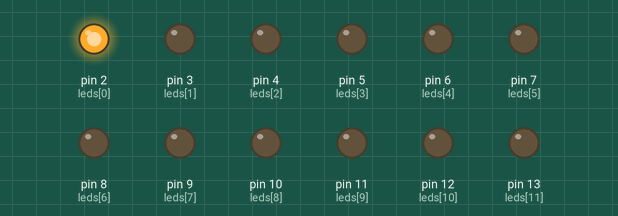
Recording of a sketch running on a simulated Arduino Uno, built with avr-gcc and run on an emulated ATmega328P. Parts: output pins drawn as LEDs (lit = HIGH).

Above: at 0.05 s.
At 4.95 s:
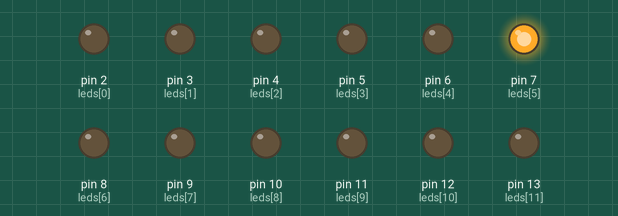
At 9.95 s:
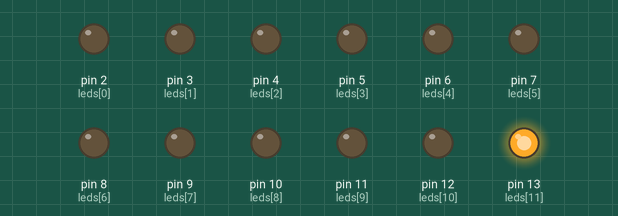
At 19.95 s:
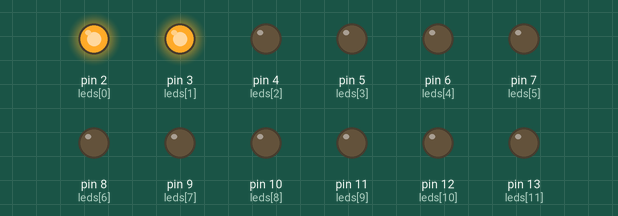
At 29.85 s:
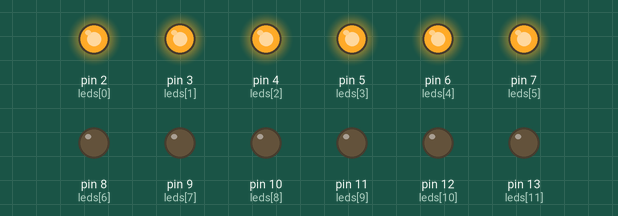
At 39.85 s:
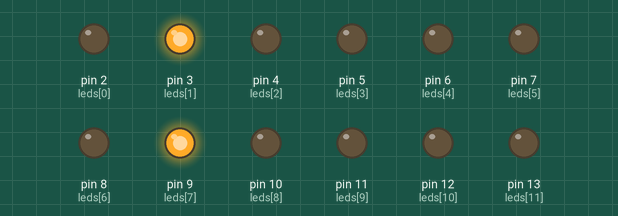
Timing chart, 0 to 40.0 s (numbered marks = the images above):
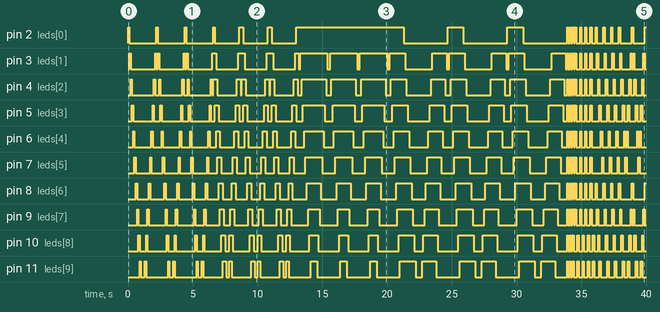

The sketch:

KidoLighting_-_LEDs_Code.ino
```cpp
// KidoLighting - The LED's Circuit
// MDes in Digital Future, OCAD University
// Emotive Objects Project - Creation & Computation Course, Nick Pucket
// Mona Safari, Victoria Gottardi, Firaas Khan


#define t 100
void setup() {
  for (byte a = 2; a <= 13; a++) {
    pinMode(a, OUTPUT);
  }
}

void loop() {
  Pattern1(2);
  Pattern2(2);
  Pattern3(2);
  Pattern4(2);
  Pattern5(2);
  Pattern6(2);
  Pattern7(2);
  Pattern8(2);

}
void Pattern1(byte a) {
  for (byte j = 0; j <= a; j++) {
    for (byte i = 2; i <= 13; i++) {
      digitalWrite(i, HIGH);
      delay(t);
      digitalWrite(i, LOW);
    }
    for (byte z = 12; z > 2; z--) {
      digitalWrite(z, HIGH);
      delay(t);
      digitalWrite(z, LOW);
    }
  }

}
void Pattern2(byte a) {
  for (byte j = 0; j <= a; j++) {
    for (byte i = 2; i <= 13; i++) {
      digitalWrite(i, HIGH);
      digitalWrite(i + 1, HIGH);
      digitalWrite(i + 2, HIGH);
      delay(t);
      digitalWrite(i, LOW);
      digitalWrite(i - 1, LOW);
      digitalWrite(i - 2, LOW);
    }
    for (byte z = 12; z > 2; z--) {
      digitalWrite(z, HIGH);
      digitalWrite(z - 1, HIGH);
      digitalWrite(z - 2, HIGH);
      delay(t);
      digitalWrite(z, LOW);
      digitalWrite(z - 1, LOW);
      digitalWrite(z - 2, LOW);
    }
  }

}
void Pattern3(byte a) {
  for (byte j = 0; j <= a; j++) {
    for (byte i = 2; i <= 13; i++) {
      digitalWrite(i, HIGH);
      delay(t);
    }
    for (byte z = 13; z > 2; z--) {
      digitalWrite(z, LOW);
      delay(t);
    }
  }
}
void Pattern4(byte a) {
  for (byte j = 0; j <= a; j++) {
    for (byte i = 2; i <= 13; i++) {
      digitalWrite(i, HIGH);
      delay(t);
    }
    for (byte x = 2; x <= 13; x++) {
      digitalWrite(x, LOW);
      delay(t);
    }
    for (byte y = 13; y > 2; y--) {
      digitalWrite(y, HIGH);
      delay(t);
    }
    for (byte z = 13; z > 2; z--) {
      digitalWrite(z, LOW);
      delay(t);
    }
  }
}
void Pattern5(byte a) {
  for (byte j = 0; j <= a; j++) {
    int leds [12] = {2, 3, 4, 5, 6, 7, 8, 9, 10, 11, 12, 13};
    for (byte i = 0; i <= 13; i++) {
      digitalWrite(leds[i], HIGH);
    }
    delay(t);
    for (byte i = 0; i <= 13; i++) {
      digitalWrite(leds[i], LOW);
    }
    delay(t);
  }
}
void Pattern6(byte a) {
  for (byte w = 0; w <= 3; w++) {
    int leds [12] = {2, 3, 4, 5, 6, 7, 8, 9, 10, 11, 12, 13};
    for (byte i = 0; i <= 7; i++) {
      digitalWrite(leds[i], HIGH);
    }
    delay(t);
    for (byte i = 0; i <= 7; i++) {
      digitalWrite(leds[i], LOW);
    }
    delay(t);
    for (byte x = 8; x <= 13; x++) {
      digitalWrite(leds[x], HIGH);
    }
    delay(t);
    for (byte x = 8; x <= 13; x++) {
      digitalWrite(leds[x], LOW);
    }
    delay(t);
  }
}
void Pattern7(byte a) {
  for (byte j = 0; j <= a; j++) {
    byte w = 6;
    for (byte i = 2; i <= 7; i++) {
      digitalWrite(i, HIGH);
      digitalWrite(i + w, HIGH);
      delay(t);
      digitalWrite(i, LOW);
      digitalWrite(i + w, LOW);
    }
  }
}
void Pattern8(byte a) {
  for (byte j = 0; j <= a; j++) {
    byte w = 6;
    for (byte i = 2; i <= 7; i++) {
      digitalWrite(i, HIGH);
      digitalWrite(i + w, HIGH);
      delay(t);
      digitalWrite(i, LOW);
      digitalWrite(i + w, LOW);
    }
    byte u = 6;
    for (byte x = 6; x > 2; x--) {
      digitalWrite(x, HIGH);
      digitalWrite(x + u, HIGH);
      delay(t);
      digitalWrite(x, LOW);
      digitalWrite(x + u, LOW);
    }
  }
}
```

Measured:
- by itself, pin 2 (leds[0]): LOW → HIGH at 0.00 s, → LOW 0.10 s later, → HIGH 2.1 s later, → LOW 0.10 s later, … (43 changes in this stretch)
- by itself, pin 3 (leds[1]): LOW → HIGH at 0.10 s, → LOW 0.10 s later, → HIGH 1.9 s later, → LOW 0.10 s later, … (64 changes in this stretch)
- by itself, pin 4 (leds[2]): LOW → HIGH at 0.20 s, → LOW 0.10 s later, → HIGH 1.7 s later, → LOW 0.10 s later, … (70 changes in this stretch)
- by itself, pin 5 (leds[3]): LOW → HIGH at 0.30 s, → LOW 0.10 s later, → HIGH 1.5 s later, → LOW 0.10 s later, … (70 changes in this stretch)
- by itself, pin 6 (leds[4]): LOW → HIGH at 0.40 s, → LOW 0.10 s later, → HIGH 1.3 s later, → LOW 0.10 s later, … (70 changes in this stretch)
- by itself, pin 7 (leds[5]): LOW → HIGH at 0.50 s, → LOW 0.10 s later, → HIGH 1.1 s later, → LOW 0.10 s later, … (66 changes in this stretch)
- by itself, pin 8 (leds[6]): LOW → HIGH at 0.60 s, → LOW 0.10 s later, → HIGH 0.90 s later, → LOW 0.10 s later, … (67 changes in this stretch)
- by itself, pin 9 (leds[7]): LOW → HIGH at 0.70 s, → LOW 0.10 s later, → HIGH 0.70 s later, → LOW 0.10 s later, … (70 changes in this stretch)
